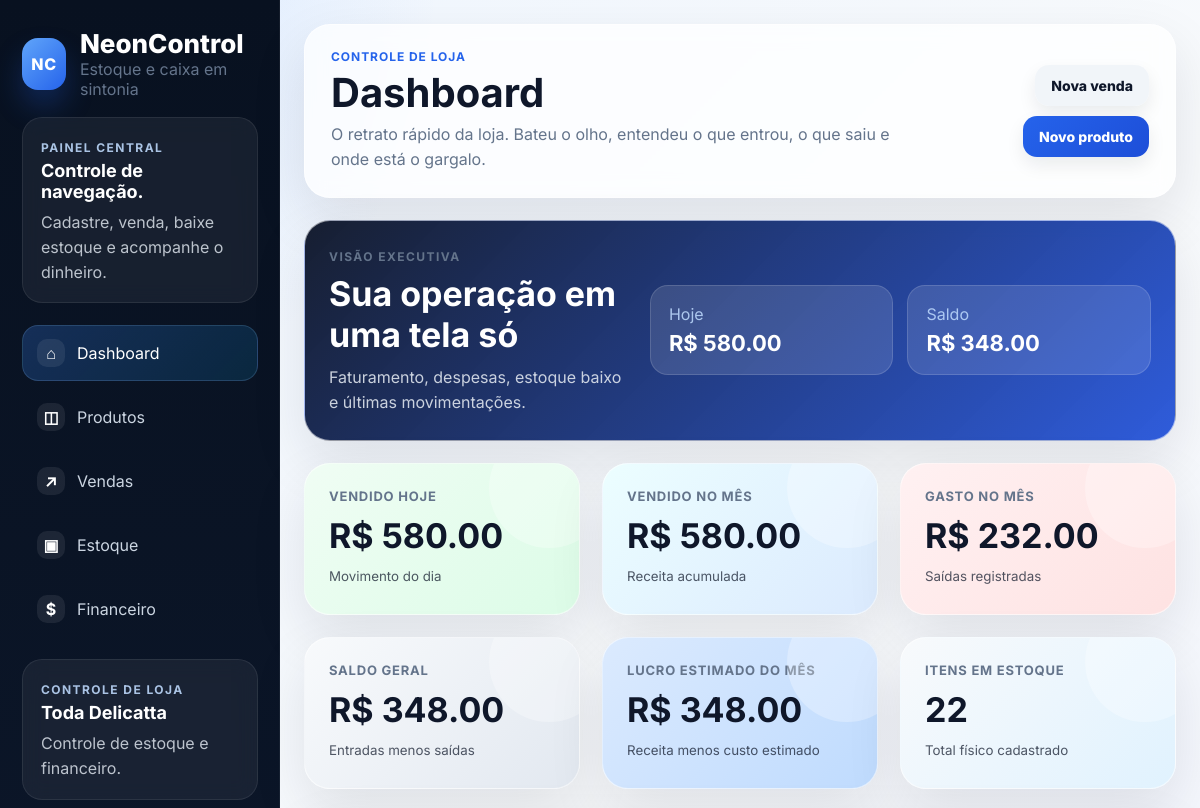
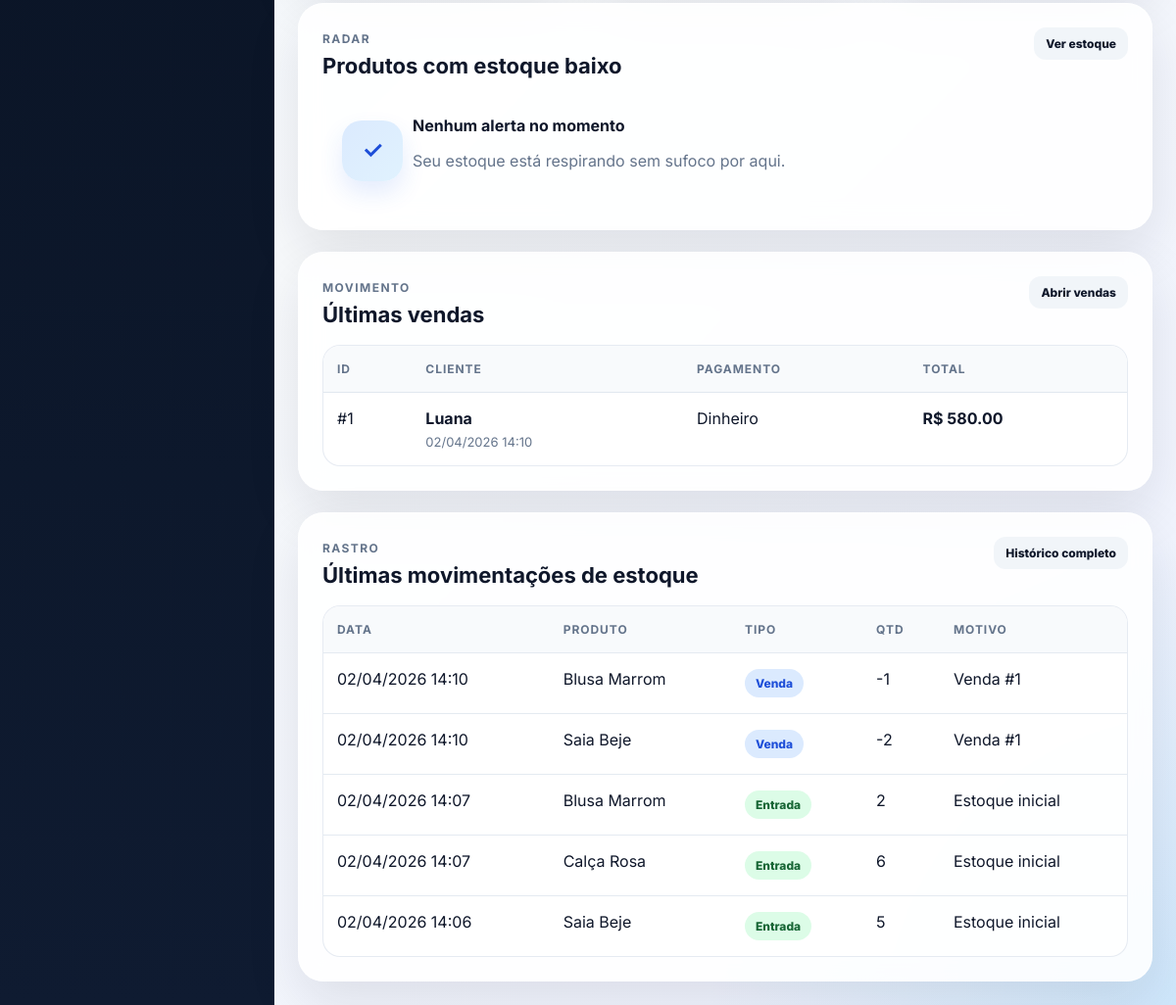
The page / on the database its author committed (2 pictures, top to bottom).
### app/models/sale.py (models this page shows)
class Sale(Base):
    __tablename__ = 'sales'
    id = Column(Integer, primary_key=True, index=True)
    customer_name = Column(String(120), nullable=True)
    payment_method = Column(String(50), nullable=False)
    total_amount = Column(Float, nullable=False, default=0)
    notes = Column(Text, nullable=True)
    created_at = Column(DateTime, default=datetime.utcnow)
    items = relationship('SaleItem', back_populates='sale', cascade='all, delete-orphan')

### app/models/stock_movement.py (models this page shows)
class StockMovement(Base):
    __tablename__ = 'stock_movements'
    id = Column(Integer, primary_key=True, index=True)
    product_id = Column(Integer, ForeignKey('products.id'), nullable=False)
    movement_type = Column(String(30), nullable=False)  # entry, sale, adjustment
    quantity = Column(Integer, nullable=False)
    reason = Column(String(255), nullable=True)
    reference_id = Column(Integer, nullable=True)
    created_at = Column(DateTime, default=datetime.utcnow)
    product = relationship('Product', back_populates='stock_movements')

### app/models/product.py (models this page shows)
class Product(Base):
    __tablename__ = 'products'
    id = Column(Integer, primary_key=True, index=True)
    name = Column(String(150), nullable=False)
    sku = Column(String(80), unique=True, nullable=False, index=True)
    category = Column(String(80), nullable=True)
    cost_price = Column(Float, nullable=False, default=0)
    sale_price = Column(Float, nullable=False, default=0)
    stock_quantity = Column(Integer, nullable=False, default=0)
    minimum_stock = Column(Integer, nullable=False, default=0)
    description = Column(Text, nullable=True)
    created_at = Column(DateTime, default=datetime.utcnow)
    updated_at = Column(DateTime, default=datetime.utcnow, onupdate=datetime.utcnow)
    sale_items = relationship('SaleItem', back_populates='product')
    stock_movements = relationship('StockMovement', back_populates='product')

### app/routes/web.py (the view)
@router.get('/')
def home(request: Request, db: Session = Depends(get_db)):
    summary = DashboardService.get_summary(db)
    return render(request, 'dashboard.html', {'active_page': 'dashboard', 'summary': summary})

### app/templates/dashboard.html (shortened to what this page needs)
{% extends 'base.html' %}
{% block page_title %}Dashboard{% endblock %}
{% block page_subtitle %}O retrato rápido da loja. Bateu o olho, entendeu o que entrou, o que saiu e onde está o gargalo.{% endblock %}
{% block header_actions %}
<a class="btn secondary" href="/sales">Nova venda</a>
<a class="btn primary" href="/products">Novo produto</a>
{% endblock %}
{% block content %}
<section class="hero-strip card gradient-card">
    <div>
        <span class="panel-kicker">Visão executiva</span>
        <h2>Sua operação em uma tela só</h2>
        <p>Faturamento, despesas, estoque baixo e últimas movimentações.</p>
    </div>
    <div class="hero-mini-stats">
        <div>
            <span>Hoje</span>
            <strong>R$ {{ '%.2f'|format(summary.sold_today) }}</strong>
        </div>
        <div>
            <span>Saldo</span>
            <strong>R$ {{ '%.2f'|format(summary.balance) }}</strong>
        </div>
    </div>
</section>
<div class="grid cards-grid metrics-grid">
    <div class="card metric-card income">
        <span class="metric-label">Vendido hoje</span>
        <strong>R$ {{ '%.2f'|format(summary.sold_today) }}</strong>
        <small>Movimento do dia</small>
    </div>
    <div class="card metric-card income-soft">
        <span class="metric-label">Vendido no mês</span>
        <strong>R$ {{ '%.2f'|format(summary.sold_month) }}</strong>
        <small>Receita acumulada</small>
    </div>
    <div class="card metric-card expense">
        <span class="metric-label">Gasto no mês</span>
        <strong>R$ {{ '%.2f'|format(summary.expense_month) }}</strong>
        <small>Saídas registradas</small>
    </div>
    <div class="card metric-card neutral">
        <span class="metric-label">Saldo geral</span>
        <strong>R$ {{ '%.2f'|format(summary.balance) }}</strong>
        <small>Entradas menos saídas</small>
    </div>
    <div class="card metric-card primary">
        <span class="metric-label">Lucro estimado do mês</span>
        <strong>R$ {{ '%.2f'|format(summary.estimated_profit_month) }}</strong>
        <small>Receita menos custo estimado</small>
    </div>
    <div class="card metric-card stock">
        <span class="metric-label">Itens em estoque</span>
        <strong>{{ summary.total_stock_items }}</strong>
        <small>Total físico cadastrado</small>
    </div>
</div>
<div class="grid two-col two-col-wide">
    <section class="card card-elevated">
        <div class="section-head">
            <div>
                <span class="panel-kicker">Radar</span>
                <h3>Produtos com estoque baixo</h3>
            </div>
            <a class="btn small secondary" href="/stock">Ver estoque</a>
        </div>
        {% if summary.low_stock_products %}
        <div class="table-wrap">
            <table>
                <thead><tr><th>Produto</th><th>SKU</th><th>Estoque</th><th>Mínimo</th></tr></thead>
                <tbody>
                {% for product in summary.low_stock_products %}
                    <tr>
                        <td>
                            <strong>{{ product.name }}</strong>
                            <div class="table-subline">Categoria: {{ product.category or 'Sem categoria' }}</div>
                        </td>
                        <td>{{ product.sku }}</td>
                        <td><span class="badge danger">{{ product.stock_quantity }}</span></td>
                        <td>{{ product.minimum_stock }}</td>
                    </tr>
                {% endfor %}
                </tbody>
            </table>
        </div>
        {% else %}
            <div class="empty-state compact">
                <div class="empty-icon">✓</div>
                <div>
                    <strong>Nenhum alerta no momento</strong>
                    <p class="muted">Seu estoque está respirando sem sufoco por aqui.</p>
                </div>
            </div>
        {% endif %}
    </section>
    <section class="card card-elevated">
        <div class="section-head">
            <div>
                <span class="panel-kicker">Movimento</span>
                <h3>Últimas vendas</h3>
            </div>
            <a class="btn small secondary" href="/sales">Abrir vendas</a>
        </div>
        {% if summary.recent_sales %}
        <div class="table-wrap">
            <table>
                <thead><tr><th>ID</th><th>Cliente</th><th>Pagamento</th><th>Total</th></tr></thead>
                <tbody>
                {% for sale in summary.recent_sales %}
                    <tr>
                        <td>#{{ sale.id }}</td>
                        <td>
                            <strong>{{ sale.customer_name or 'Não informado' }}</strong>
                            <div class="table-subline">{{ sale.created_at.strftime('%d/%m/%Y %H:%M') }}</div>
                        </td>
                        <td>{{ sale.payment_method }}</td>
                        <td><strong>R$ {{ '%.2f'|format(sale.total_amount) }}</strong></td>
                    </tr>
                {% endfor %}
                </tbody>
            </table>
        </div>
        {% endif %}
    </section>
</div>
<section class="card card-elevated">
    <div class="section-head">
        <div>
            <span class="panel-kicker">Rastro</span>
            <h3>Últimas movimentações de estoque</h3>
        </div>
        <a class="btn small secondary" href="/stock">Histórico completo</a>
    </div>
    {% if summary.recent_movements %}
    <div class="table-wrap">
        <table>
            <thead><tr><th>Data</th><th>Produto</th><th>Tipo</th><th>Qtd</th><th>Motivo</th></tr></thead>
            <tbody>
            {% for movement in summary.recent_movements %}
                <tr>
                    <td>{{ movement.created_at.strftime('%d/%m/%Y %H:%M') }}</td>
                    <td>{{ movement.product.name if movement.product else '-' }}</td>
                    <td>
                        {% if movement.movement_type == 'sale' %}
                            <span class="badge info">Venda</span>
                        {% elif movement.movement_type == 'entry' %}
                            <span class="badge success">Entrada</span>
                        {% else %}
                            <span class="badge warning">Ajuste</span>
                        {% endif %}
                    </td>
                    <td>{{ movement.quantity }}</td>
                    <td>{{ movement.reason or '-' }}</td>
                </tr>
            {% endfor %}
            </tbody>
        </table>
    </div>
    {% endif %}
</section>
{% endblock %}

### app/templates/base.html (shortened to what this page needs)
<!DOCTYPE html>
<html lang="pt-BR">
<head>
    <link rel="stylesheet" href="/static/css/style.css">
</head>
<body>
    <aside class="sidebar" id="sidebar">
        <div class="sidebar-top">
            <div>
                <div class="brand-wrap">
                    <div class="brand-mark">NC</div>
                    <div>
                        <div class="brand">NeonControl</div>
                        <div class="muted brand-subtitle">Estoque e caixa em sintonia</div>
                    </div>
                </div>
            </div>
            <div class="sidebar-panel glass-panel">
                <span class="panel-kicker">Painel central</span>
                <strong>Controle de navegação.</strong>
                <p>Cadastre, venda, baixe estoque e acompanhe o dinheiro.</p>
            </div>
        </div>
        <nav class="nav">
            <a class="nav-link {% if active_page == 'dashboard' %}active{% endif %}" href="/">
                <span class="nav-icon">⌂</span><span>Dashboard</span>
            </a>
            <a class="nav-link {% if active_page == 'products' %}active{% endif %}" href="/products">
                <span class="nav-icon">◫</span><span>Produtos</span>
            </a>
            <a class="nav-link {% if active_page == 'sales' %}active{% endif %}" href="/sales">
                <span class="nav-icon">↗</span><span>Vendas</span>
            </a>
            <a class="nav-link {% if active_page == 'stock' %}active{% endif %}" href="/stock">
                <span class="nav-icon">▣</span><span>Estoque</span>
            </a>
            <a class="nav-link {% if active_page == 'finance' %}active{% endif %}" href="/finance">
                <span class="nav-icon">$</span><span>Financeiro</span>
            </a>
        </nav>
        <div class="sidebar-footer glass-panel">
            <span class="panel-kicker">Controle de Loja</span>
            <strong>Toda Delicatta</strong>
            <p>Controle de estoque e financeiro.</p>
        </div>
    </aside>
    <main class="main">
        <header class="page-header glass-panel">
            <div>
                <div class="eyebrow">Controle de loja</div>
                <h1>{% block page_title %}{% endblock %}</h1>
                <p class="muted page-subtitle">{% block page_subtitle %}{% endblock %}</p>
            </div>
            <div class="header-actions">
                {% block header_actions %}{% endblock %}
            </div>
        </header>
        {% set success_msg = request.query_params.get('success') %}
        {% set error_msg = error if error else request.query_params.get('error') %}
        {% block content %}{% endblock %}
    </main>
</body>
</html>

### rows shown on the page
Sale: id "1", customer_name "Luana", created_at "02/04/2026 14:10", payment_method "Dinheiro", total_amount "580.00"
StockMovement: created_at "02/04/2026 14:10", product "Blusa Marrom", movement_type "Venda", quantity "-1", reason "Venda #1"
StockMovement: created_at "02/04/2026 14:10", product "Saia Beje", movement_type "Venda", quantity "-2", reason "Venda #1"
StockMovement: created_at "02/04/2026 14:07", product "Blusa Marrom", movement_type "Entrada", quantity "2", reason "Estoque inicial"
StockMovement: created_at "02/04/2026 14:07", product "Calça Rosa", movement_type "Entrada", quantity "6", reason "Estoque inicial"
StockMovement: created_at "02/04/2026 14:06", product "Saia Beje", movement_type "Entrada", quantity "5", reason "Estoque inicial"

### other values the page prints
{{ '%.2f'|format(summary.sold_today) }} "580.00"
{{ '%.2f'|format(summary.balance) }} "348.00"
{{ '%.2f'|format(summary.sold_month) }} "580.00"
{{ '%.2f'|format(summary.expense_month) }} "232.00"
{{ '%.2f'|format(summary.estimated_profit_month) }} "348.00"
{{ summary.total_stock_items }} "22"
